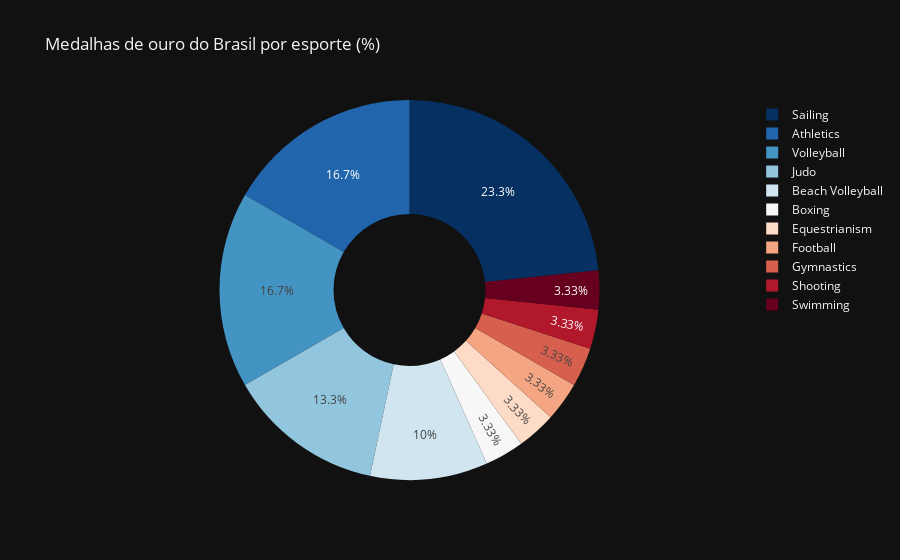

Notebook code for this chart:
### Markdown cell above
Agora faça um gráfico de setores (pizza) mostrando a distribuição de medalhas de ouro do Brasil por esporte.

### Code cell
# Obtendo os valores de medalhas de ouro por esporte e normalizando.
esportes_med_au = df_medalhas_esporte_au.Sport.value_counts(normalize=True).reset_index(name='values')

px.pie(data_frame=esportes_med_au,
       values='values',
       names='index',
       title='Medalhas de ouro do Brasil por esporte (%)',
       color_discrete_sequence=px.colors.sequential.RdBu_r,
       hole=0.4)

### Figure 1 — Plotly figure (JSON) as saved in the notebook; plotly's stock layout.template omitted (floating-point values rounded to 4 significant figures)
{"data": [{"domain": {"x": [0.0, 1.0], "y": [0.0, 1.0]}, "hole": 0.4, "hovertemplate": "index=%{label}<br>value=%{value}<extra></extra>", "labels": ["Sailing", "Athletics", "Volleyball", "Judo", "Beach Volleyball", "Boxing", "Equestrianism", "Football", "Gymnastics", "Shooting", "Swimming"], "legendgroup": "", "name": "", "showlegend": true, "values": [0.2333, 0.1667, 0.1667, 0.1333, 0.1, 0.03333, 0.03333, 0.03333, 0.03333, 0.03333, 0.03333], "type": "pie"}], "layout": {"legend": {"tracegroupgap": 0}, "title": {"text": "Medalhas de ouro do Brasil por esporte (%)"}, "piecolorway": ["rgb(5,48,97)", "rgb(33,102,172)", "rgb(67,147,195)", "rgb(146,197,222)", "rgb(209,229,240)", "rgb(247,247,247)", "rgb(253,219,199)", "rgb(244,165,130)", "rgb(214,96,77)", "rgb(178,24,43)", "rgb(103,0,31)"]}}
